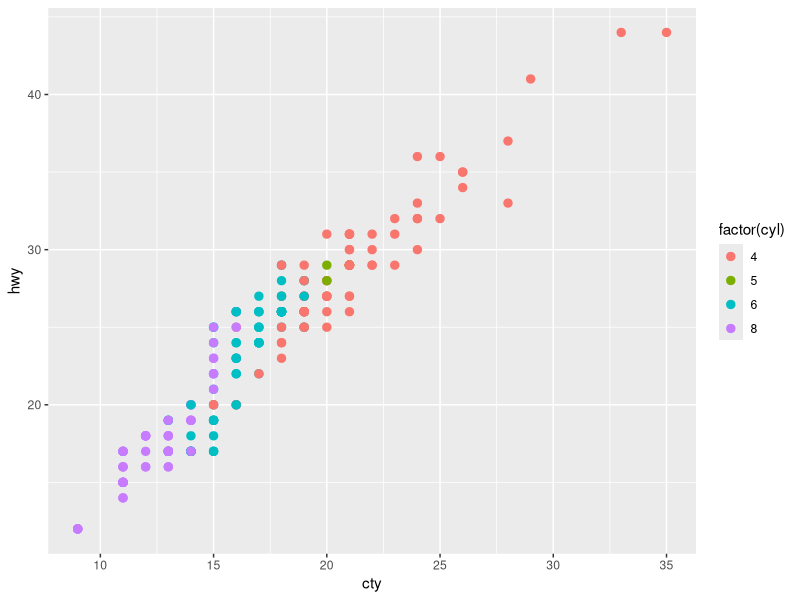
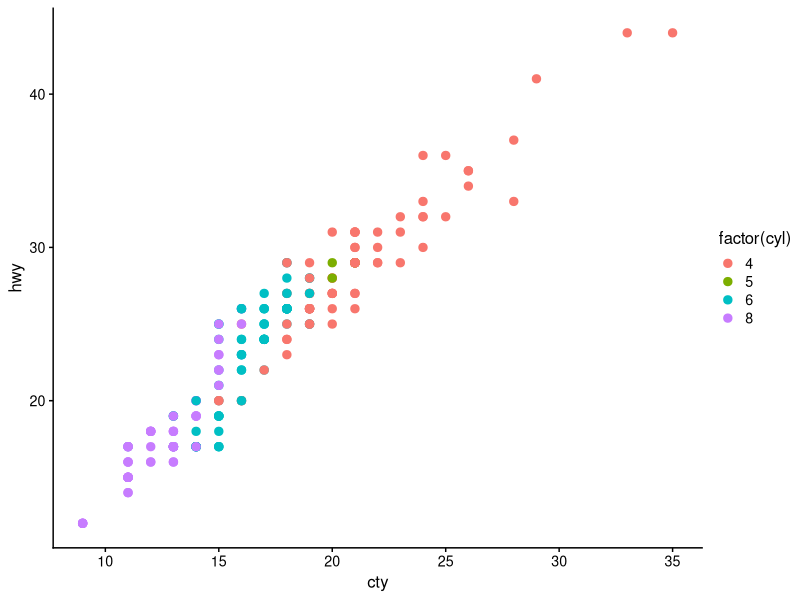
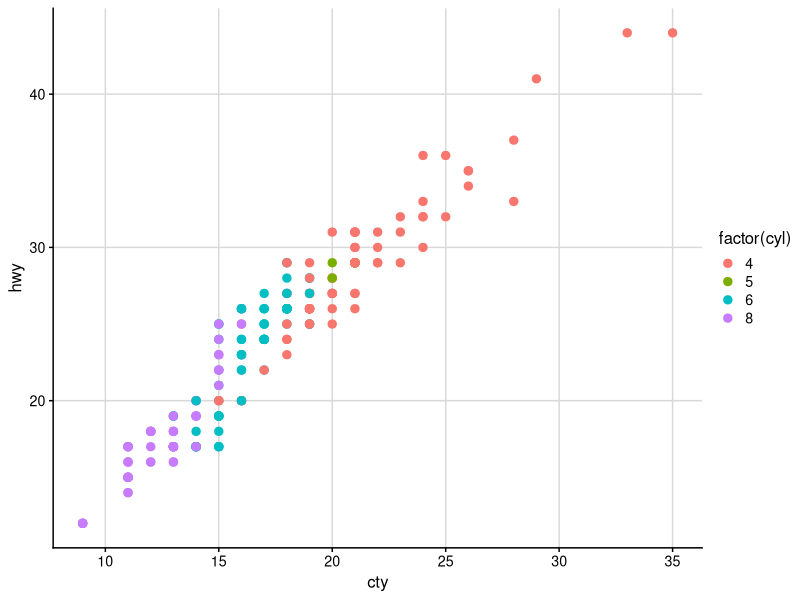
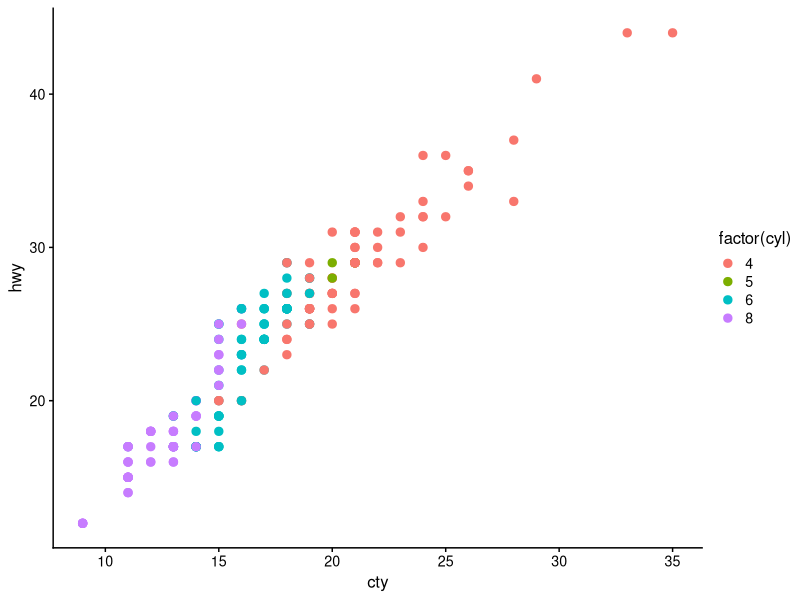
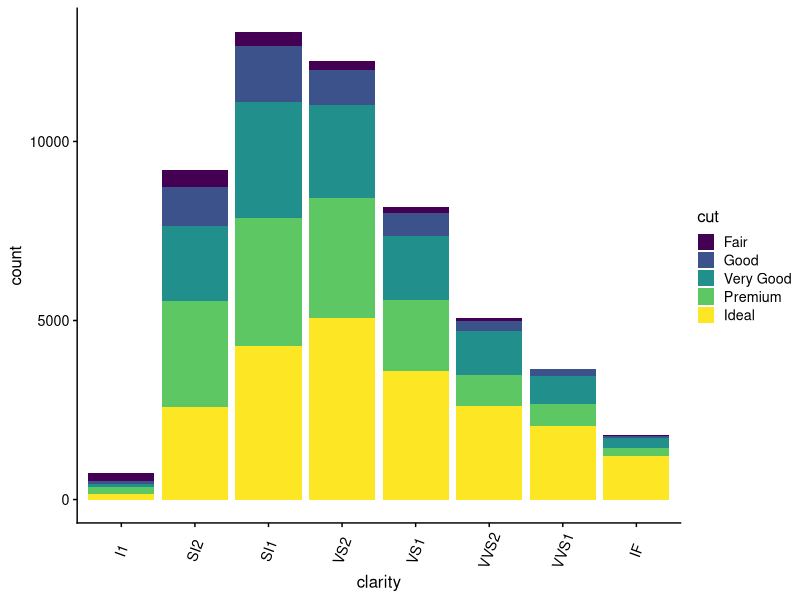
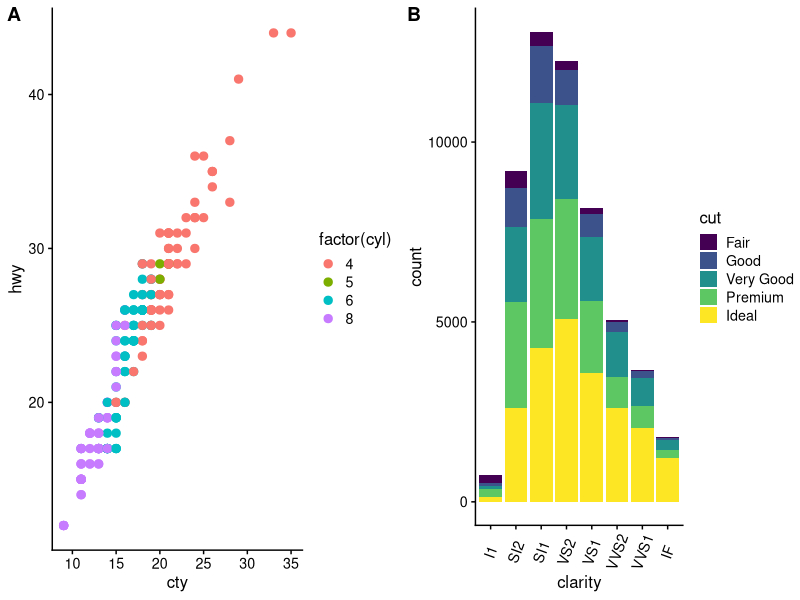
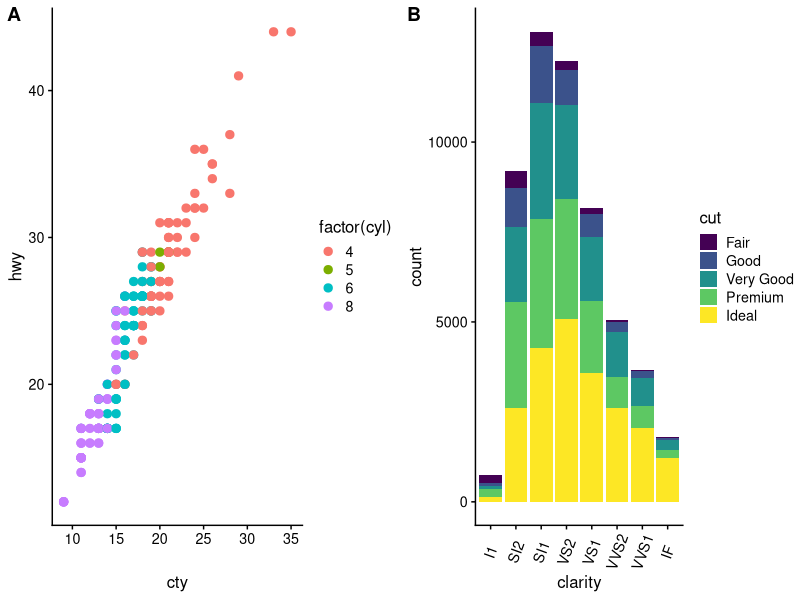
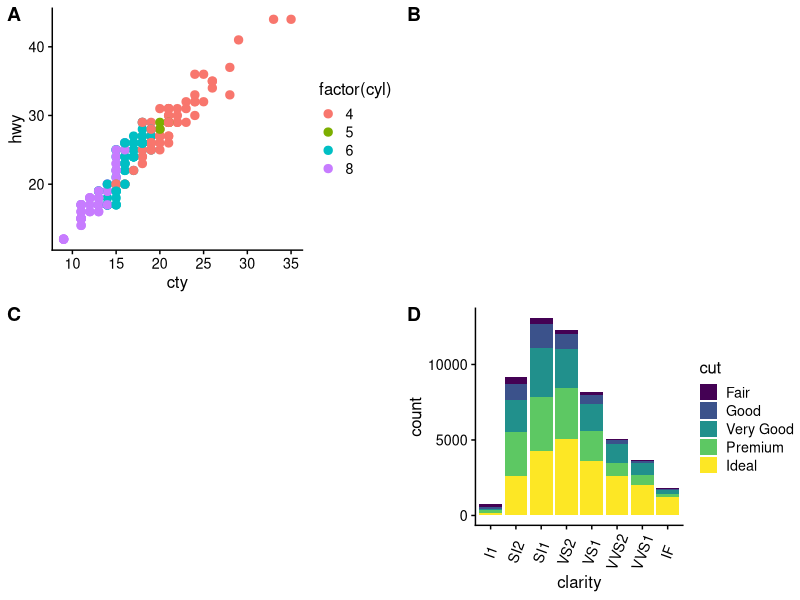

Here is the R script that generated these plots, in order:
## ---- chunk 1
library(ggplot2)
ggplot(mpg, aes(x = cty, y = hwy, colour = factor(cyl))) + 
   geom_point(size = 2.5)
## ---- chunk 2
require(cowplot)
theme_set(theme_cowplot(font_size=12)) # default fontsize doesn't work well for online viewing
plot.mpg <- ggplot(mpg, aes(x = cty, y = hwy, colour = factor(cyl))) + 
  geom_point(size = 2.5)
plot.mpg
## ---- chunk 3
theme_set(theme_cowplot()) # switch to default font size for figure generation
plot.mpg <- ggplot(mpg, aes(x = cty, y = hwy, colour = factor(cyl))) + 
  geom_point(size=2.5)
# use save_plot() instead of ggsave() when using cowplot
save_plot("mpg.png", plot.mpg,
          base_aspect_ratio = 1.3 # make room for figure legend
)
theme_set(theme_cowplot(font_size=12)) # switch back for online figures
## ---- chunk 4
knitr::include_graphics("mpg.png")
## ---- chunk 5
plot.mpg + background_grid(major = "xy", minor = "none")
## ---- chunk 6
plot.mpg <- ggplot(mpg, aes(x = cty, y = hwy, colour = factor(cyl))) + 
  geom_point(size=2.5)
plot.mpg
plot.diamonds <- ggplot(diamonds, aes(clarity, fill = cut)) + geom_bar() +
  theme(axis.text.x = element_text(angle=70, vjust=0.5))
plot.diamonds
## ---- chunk 7
plot_grid(plot.mpg, plot.diamonds, labels = c("A", "B"))
## ---- chunk 8
plot_grid(plot.mpg, plot.diamonds, labels = c("A", "B"), align = "h")
## ---- chunk 9
plot_grid(plot.mpg, NULL, NULL, plot.diamonds, labels = c("A", "B", "C", "D"), ncol = 2)
## ---- chunk 10
plot_grid(plot.mpg, plot.diamonds, labels = c("A", "B"), nrow = 2, align = "v")
## ---- chunk 11
theme_set(theme_cowplot()) # switch to default font size for figure generation
plot2by2 <- plot_grid(plot.mpg, NULL, NULL, plot.diamonds,
                      labels=c("A", "B", "C", "D"), ncol = 2)
save_plot("plot2by2.png", plot2by2,
          ncol = 2, # we're saving a grid plot of 2 columns
          nrow = 2, # and 2 rows
          # each individual subplot should have an aspect ratio of 1.3
          base_aspect_ratio = 1.3
          )
theme_set(theme_cowplot(font_size=12)) # switch back for online figures
## ---- chunk 12
knitr::include_graphics("plot2by2.png")
## ---- chunk 13
ggdraw(plot.mpg) + 
  draw_plot_label("A", size = 14) + 
  draw_label("DRAFT!", angle = 45, size = 80, alpha = .2)
## ---- chunk 14
t <- (0:1000)/1000
spiral <- data.frame(x = .45+.55*t*cos(t*15), y = .55-.55*t*sin(t*15), t)
ggdraw(plot.mpg) + 
  geom_path(data = spiral, aes(x = x, y = y, colour = t), size = 6, alpha = .4)
## ---- chunk 15
boxes <- data.frame(
  x = sample((0:33)/40, 40, replace = TRUE),
  y = sample((0:33)/40, 40, replace = TRUE)
)
# plot on top of annotations
ggdraw() + 
  geom_rect(data = boxes, aes(xmin = x, xmax = x + .15, ymin = y, ymax = y + .15),
            colour = "gray60", fill = "gray80") +
  draw_plot(plot.mpg) +
  draw_label("Plot is on top of the grey boxes", x = 1, y = 1,
            vjust = 1, hjust = 1, size = 10, fontface = 'bold')
# plot below annotations
ggdraw(plot.mpg) + 
  geom_rect(data = boxes, aes(xmin = x, xmax = x + .15, ymin = y, ymax = y + .15),
            colour = "gray60", fill = "gray80") + 
  draw_label("Plot is underneath the grey boxes", x = 1, y = 1,
            vjust = 1, hjust = 1, size = 10, fontface = 'bold')
## ---- chunk 16
# plot.mpg and plot.diamonds were defined earlier
library(viridis)
ggdraw() +
  draw_plot(plot.diamonds + theme(legend.justification = "bottom"), 0, 0, 1, 1) +
  draw_plot(plot.mpg + scale_color_viridis(discrete = TRUE) + 
              theme(legend.justification = "top"), 0.5, 0.52, 0.5, 0.4) +
  draw_plot_label(c("A", "B"), c(0, 0.5), c(1, 0.92), size = 15)
